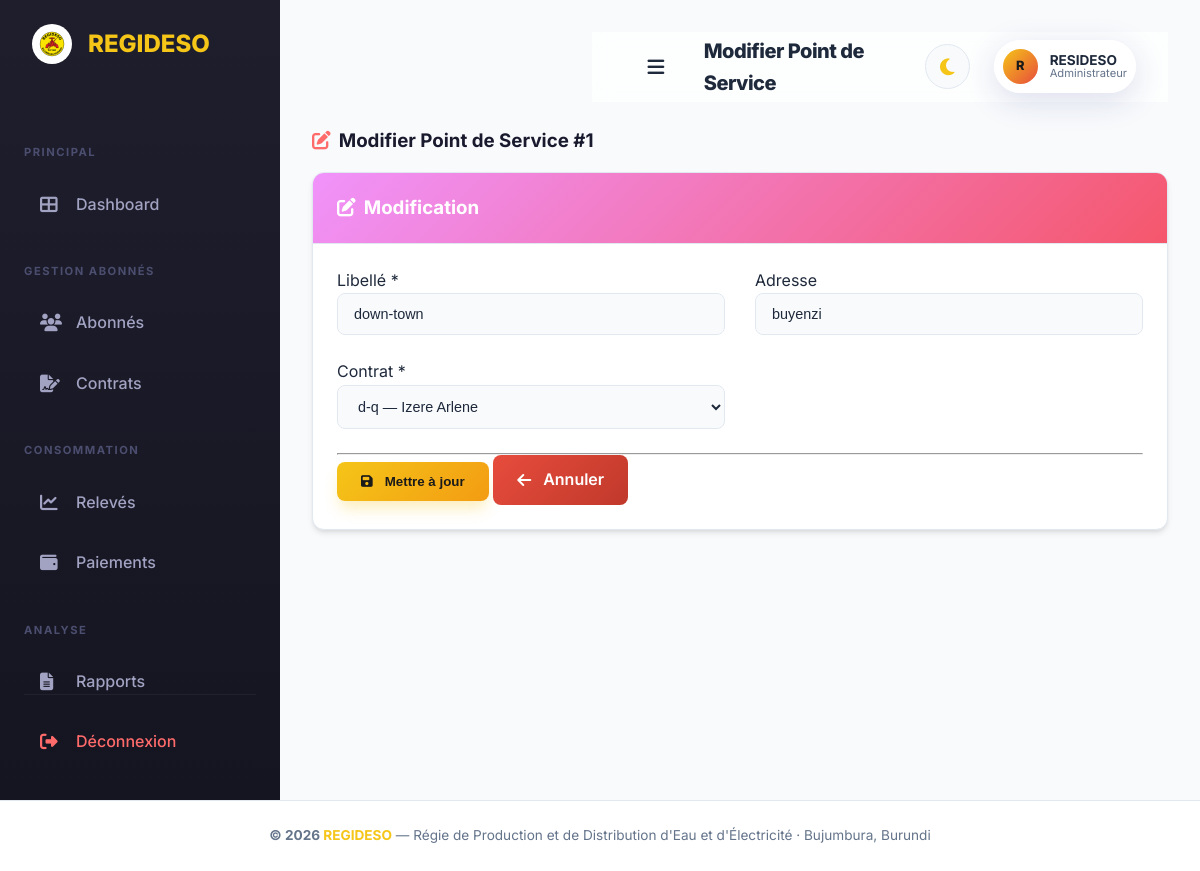
The page /points_service/edit.php?id=1 (signed in) on the database its author committed.
### tables this page shows
CREATE TABLE `point_de_service` (
  `id_Point_de_service` int(11) NOT NULL,
  `libelle_Point_de_service` varchar(60) NOT NULL,
  `adresse_Point_de_service` varchar(60) DEFAULT NULL,
  `id_Contrat` int(11) NOT NULL
);

CREATE TABLE `contrat` (
  `id_Contrat` int(11) NOT NULL,
  `reference_Contrat` varchar(40) NOT NULL,
  `dateDebut_Contrat` date DEFAULT NULL,
  `dateFin_Contrat` date DEFAULT NULL,
  `Statut_Contrat` varchar(30) DEFAULT 'Actif',
  `idabonne_abonnes` int(11) NOT NULL
);

CREATE TABLE `abonne` (
  `idabonne_abonnes` int(11) NOT NULL,
  `nom_abonnes` varchar(40) NOT NULL,
  `prenom_abonnes` varchar(40) NOT NULL,
  `type_abonne_abonnes` varchar(40) DEFAULT NULL,
  `telephone_abonnes` varchar(30) DEFAULT NULL,
  `email_abonnes` varchar(40) DEFAULT NULL,
  `adresse_abonne` varchar(40) DEFAULT NULL
);

### includes/functions.php (called while the page is built, shortened)
<?php
function sanitize($data) {
    return htmlspecialchars(trim($data), ENT_QUOTES, 'UTF-8');
}

### points_service/edit.php (the view, shortened to what this page needs)
<?php
require_once __DIR__ . '/../config/database.php';
require_once __DIR__ . '/../includes/functions.php';
$id = (int)($_GET['id'] ?? 0);
$stmt = $pdo->prepare("SELECT * FROM point_de_service WHERE id_Point_de_service = ?");
$stmt->execute([$id]);
$point = $stmt->fetch();
$contrats = $pdo->query("SELECT c.id_Contrat, c.reference_Contrat, a.nom_abonnes, a.prenom_abonnes FROM contrat c LEFT JOIN abonne a ON c.idabonne_abonnes = a.idabonne_abonnes ORDER BY c.reference_Contrat")->fetchAll();
$errors = [];
if ($_SERVER['REQUEST_METHOD'] === 'POST') {
    if (!verify_csrf_token($_POST['csrf_token'] ?? '')) $errors[] = 'Token CSRF invalide.';
    $libelle    = trim($_POST['libelle'] ?? '');
    $adresse    = trim($_POST['adresse'] ?? '');
    $id_contrat = (int)($_POST['id_contrat'] ?? 0);
    if (empty($libelle))  $errors[] = 'Le libellé est obligatoire.';
    if ($id_contrat <= 0) $errors[] = 'Veuillez sélectionner un contrat.';
    if (empty($errors)) {
        $stmt = $pdo->prepare("UPDATE point_de_service SET libelle_Point_de_service=?, adresse_Point_de_service=?, id_Contrat=? WHERE id_Point_de_service=?");
        $stmt->execute([$libelle, $adresse, $id_contrat, $id]);
        set_flash('success', 'Point de service modifié avec succès.');
        header('Location: index.php'); exit;
    }
} else {
    $libelle    = $point['libelle_Point_de_service'];
    $adresse    = $point['adresse_Point_de_service'];
    $id_contrat = $point['id_Contrat'];
}
require_once __DIR__ . '/../includes/header.php';
?>
<div class="row mb-3"><div class="col-12"><h3 style="font-weight:700;color:#1a1a2e;"><i class="fas fa-edit mr-2" style="color:#ff6b6b;"></i>Modifier Point de Service #<?= $id ?></h3></div></div>
<div class="card">
    <div class="card-header" style="background:linear-gradient(135deg,#f093fb,#f5576c);color:white;"><h3 class="card-title"><i class="fas fa-edit mr-2"></i>Modification</h3></div>
    <div class="card-body">
        <form method="POST">
            <div class="row">
                <div class="col-md-6"><div class="form-group"><label>Libellé <span class="text-danger">*</span></label><input type="text" name="libelle" class="form-control" value="<?= sanitize($libelle) ?>" required></div></div>
                <div class="col-md-6"><div class="form-group"><label>Adresse</label><input type="text" name="adresse" class="form-control" value="<?= sanitize($adresse) ?>"></div></div>
            </div>
            <div class="row"><div class="col-md-6"><div class="form-group"><label>Contrat <span class="text-danger">*</span></label>
                <select name="id_contrat" class="form-control" required><option value="">-- Sélectionner --</option>
                <?php foreach ($contrats as $c): ?><option value="<?= $c['id_Contrat'] ?>" <?= ($id_contrat == $c['id_Contrat']) ? 'selected' : '' ?>><?= sanitize($c['reference_Contrat'] . ' — ' . $c['nom_abonnes'] . ' ' . $c['prenom_abonnes']) ?></option><?php endforeach; ?>
                </select></div></div></div>
            <hr>
            <button type="submit" class="btn btn-primary"><i class="fas fa-save mr-1"></i> Mettre à jour</button>
            <a href="index.php" class="btn btn-secondary"><i class="fas fa-arrow-left mr-1"></i> Annuler</a>
        </form>
    </div>
</div>
<?php require_once __DIR__ . '/../includes/footer.php'; ?>

### assets/css/premium.css (style rules this page uses)
:root { --primary: #f5c518; --primary-dark: #e8a700; --secondary: #e74c3c; --secondary-dark: #c0392b; --accent: #1dd1a1; --bg-main: #f8fafc; --bg-sidebar: linear-gradient(180deg, #1e1e2d 0%, #151521 100%); --bg-card: #ffffff; --text-main: #1e293b; --text-muted: #64748b; --text-on-primary: #1a1a1a; --border: #e2e8f0; --glass: rgba(255, 255, 255, 0.7); --glass-border: rgba(255, 255, 255, 0.4); --shadow-sm: 0 1px 3px rgba(0,0,0,0.1); --shadow-md: 0 4px 6px -1px rgba(0,0,0,0.1), 0 2px 4px -1px rgba(0,0,0,0.06); --shadow-lg: 0 10px 15px -3px rgba(0,0,0,0.1), 0 4px 6px -2px rgba(0,0,0,0.05); --shadow-premium: 0 20px 25px -5px rgba(0,0,0,0.1), 0 10px 10px -5px rgba(0,0,0,0.04); --shadow-primary: 0 10px 15px -3px rgba(245, 197, 24, 0.3); --radius-sm: 8px; --radius-md: 12px; --radius-lg: 20px; --radius-xl: 30px; --transition: all 0.3s cubic-bezier(0.4, 0, 0.2, 1); }
* { margin: 0; padding: 0; box-sizing: border-box; }
body { font-family: 'Inter', system-ui, -apple-system, sans-serif; background-color: var(--bg-main); color: var(--text-main); line-height: 1.6; overflow-x: hidden; transition: background-color 0.3s, color 0.3s; }
a { text-decoration: none; color: inherit; transition: var(--transition); }
.row { display: flex; flex-wrap: wrap; gap: 0; margin-right: -15px; margin-left: -15px; margin-bottom: 1.5rem; }
[class*="col-"] { position: relative; width: 100%; padding-right: 15px; padding-left: 15px; }
.col-12 { flex: 0 0 100%; max-width: 100%; }
@media (min-width: 768px) { .col-md-6 { flex: 0 0 50%; max-width: 50%; } }
.mb-3 { margin-bottom: 1rem !important; }
.mr-1 { margin-right: 0.25rem !important; }
.mr-2 { margin-right: 0.5rem !important; }
.card { background: var(--bg-card); border: 1px solid var(--border); border-radius: var(--radius-md); box-shadow: var(--shadow-md); overflow: hidden; transition: var(--transition); animation: slideInUp 0.6s ease forwards; }
.card-header { padding: 1.25rem 1.5rem; border-bottom: 1px solid var(--border); display: flex; align-items: center; justify-content: space-between; font-weight: 700; }
.card-body { padding: 1.5rem; }
.btn { display: inline-flex; align-items: center; justify-content: center; padding: 0.75rem 1.5rem; border-radius: var(--radius-sm); font-weight: 600; cursor: pointer; border: none; gap: 0.5rem; transition: var(--transition); white-space: nowrap; }
.btn-primary { background: linear-gradient(135deg, var(--primary), #f39c12); color: var(--text-on-primary); box-shadow: var(--shadow-primary); }
.btn-secondary { background: linear-gradient(135deg, var(--secondary), #c0392b); color: white; }
.form-control { display: block; width: 100%; padding: 0.75rem 1rem; font-size: 0.9rem; color: var(--text-main); background-color: var(--bg-main); background-clip: padding-box; border: 1px solid var(--border); border-radius: var(--radius-sm); transition: var(--transition); }
.card { transition: var(--transition); }
.btn { position: relative; overflow: hidden; }
.btn::after { content: ''; position: absolute; top: -50%; left: -50%; width: 200%; height: 200%; background: radial-gradient(circle, rgba(255,255,255,0.2) 0%, transparent 70%); opacity: 0; transition: opacity 0.5s ease; pointer-events: none; }

### rows shown on the page
point_de_service: libelle "down-town", adresse "buyenzi", id_contrat "d-q — Izere Arlene"

### other values the page prints
$page_title "Modifier Point de Service"
substr($_SESSION['user_prenom'] ?? 'U', 0, 1) "R"
$_SESSION['user_prenom'] "RESIDESO"
$_SESSION['user_role'] "Administrateur"
$id "1"
